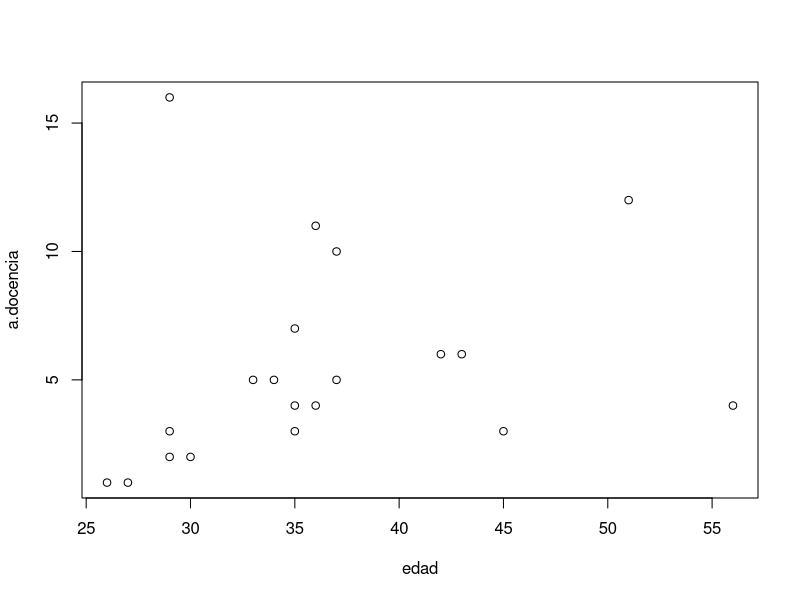
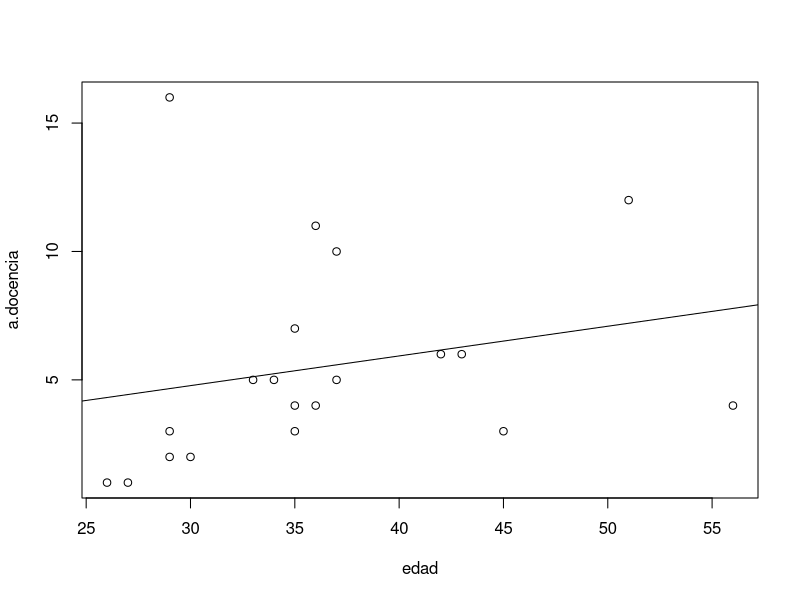
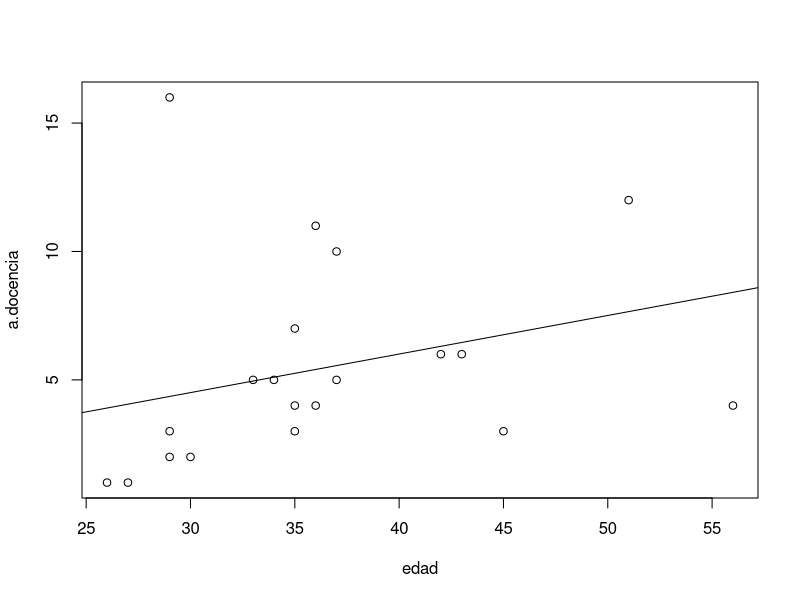
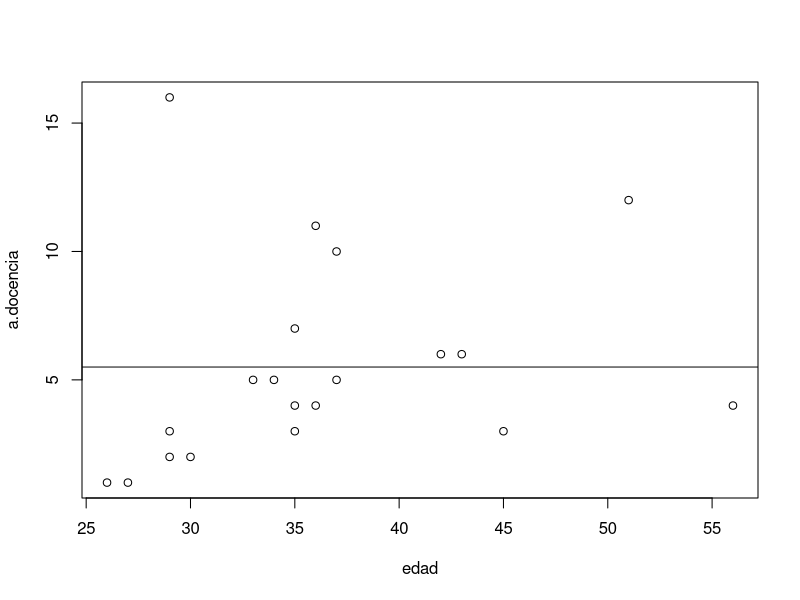
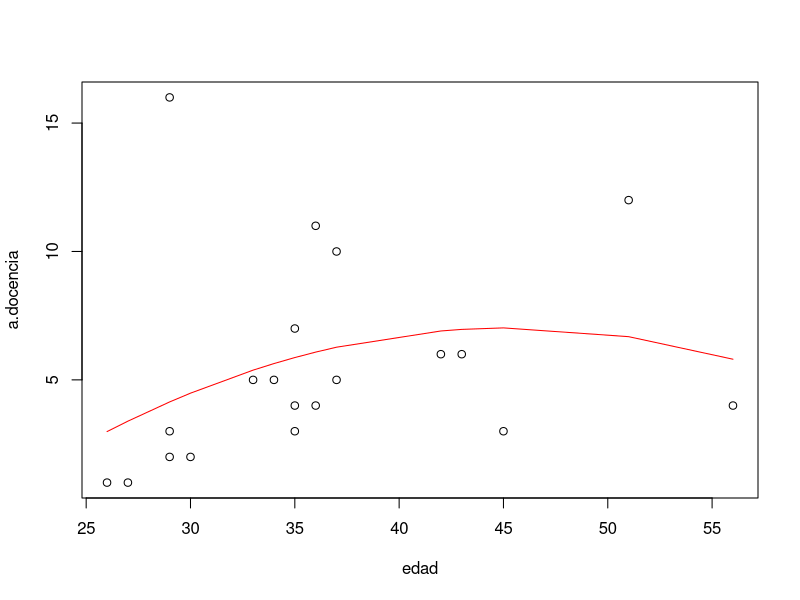
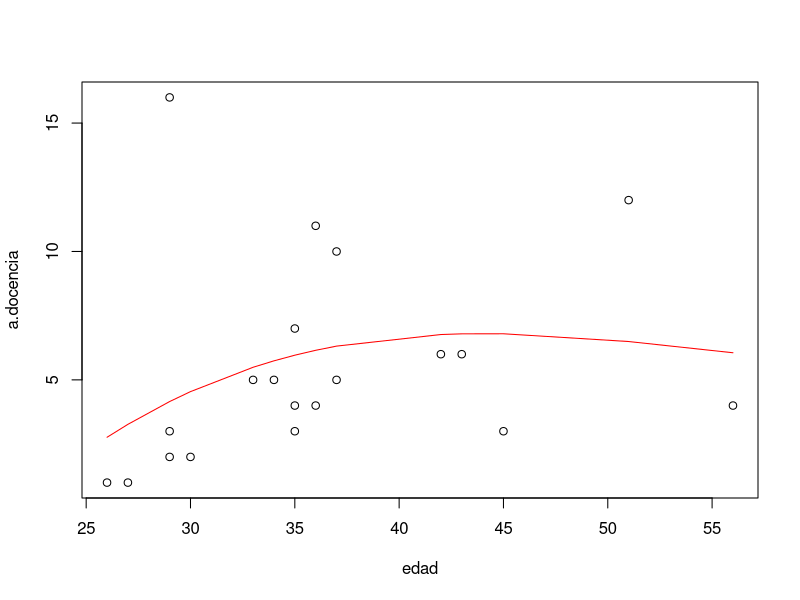
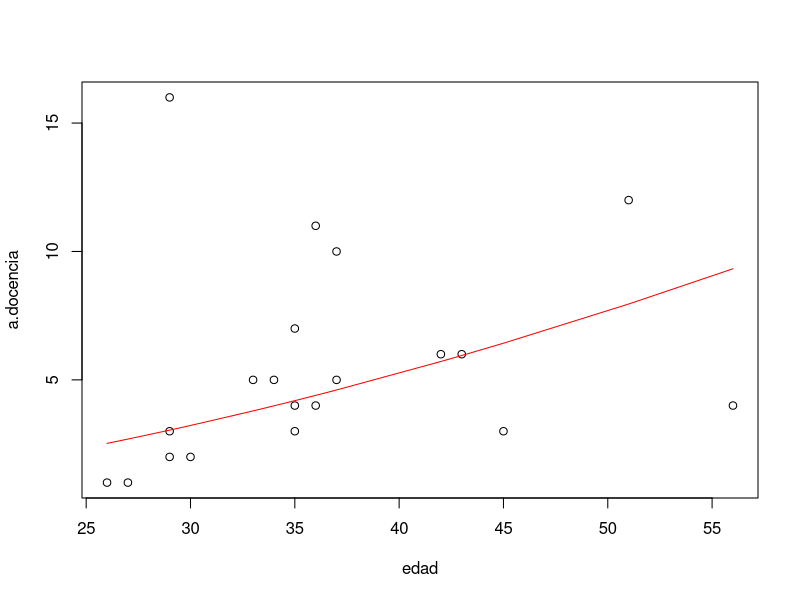
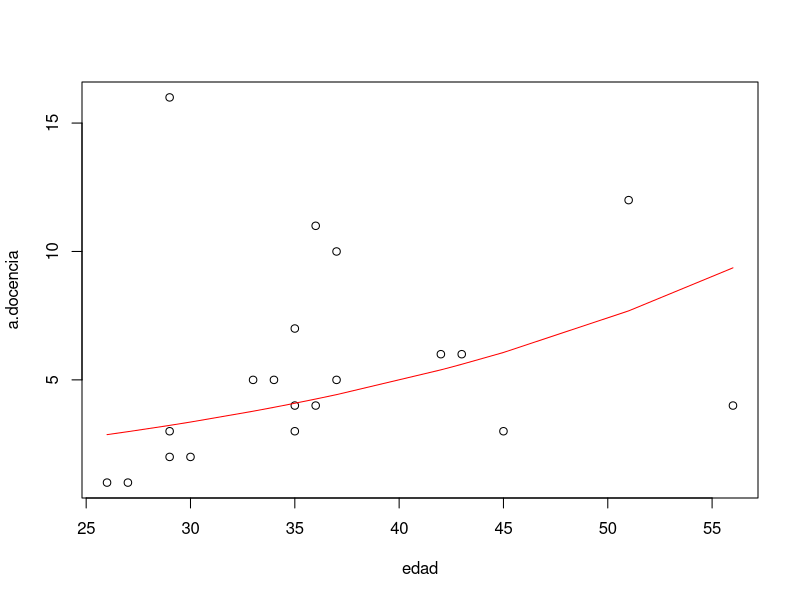

Generate these figures, in order, with R: (Note: this script raises an error after producing the figures.)
## ---- chunk 1
a.docencia <- c(3,1,1,2,5,6,12,7,3,10,6,11,4,4,16,4,5,3,5,2)
edad <- c(35,27,26,30,33,42,51,35,45,37,43,36,36,56,29,35,37,29,34,29)
plot(edad, a.docencia)
## ---- chunk 2
Y <- a.docencia
X <- edad
lm(Y~X) -> mod_reg
mod_reg
summary(mod_reg)
## ---- chunk 3
plot(edad,a.docencia)
abline(mod_reg)
cor(edad,a.docencia)^2

## ---- chunk 4
mod_reg$coefficients
mod_reg$coefficients[1]
mod_reg$coefficients[2]
## ---- chunk 5
mod_reg$residuals
## ---- chunk 6
mod_no_intercept <- lm(a.docencia~edad-1)
mod_no_intercept
summary(mod_no_intercept)
plot(edad,a.docencia)
abline(mod_no_intercept)
## ---- chunk 7
mod_constant <- lm(a.docencia~1)
mod_constant
summary(mod_constant)
sd(a.docencia) #desviación típica de años de docencia
mean(a.docencia) #media de años de docencia
plot(edad,a.docencia)
abline(mod_constant)
## ---- chunk 8
nuevosdatos <- data.frame(X=c(30,40,50))
predict.lm(mod_reg, newdata = nuevosdatos)
## ---- chunk 9
lm(a.docencia~edad+I(edad^2))->r2
r2
summary(r2)
## ---- chunk 10
plot(a.docencia~edad)
lines(sort(edad), fitted(r2)[order(edad)], col='red') 
nuevosdatos <- data.frame(edad=c(30,40,50))
predict.lm(r2,newdata = nuevosdatos)
## ---- chunk 11
lm(a.docencia~edad+I(edad^2)+I(edad^3))->r3
r3
summary(r3)
## ---- chunk 12
plot(a.docencia~edad)
lines(sort(edad), fitted(r3)[order(edad)], col='red') 
predict.lm(r3,newdata = nuevosdatos)
## ---- chunk 13
lm(log(a.docencia)~log(edad))->rpot
summary(rpot)
## ---- chunk 14
plot(a.docencia~edad)
lines(sort(edad), exp(fitted(rpot)[order(edad)]), col='red') 
exp(predict.lm(rpot,newdata = nuevosdatos))
## ---- chunk 15
lm(log(a.docencia)~edad)->rexp
summary(rexp)
plot(a.docencia~edad)
lines(sort(edad), exp(fitted(rexp)[order(edad)]), col='red') 
exp(predict.lm(rpot,newdata = nuevosdatos))
## ---- chunk 16
lm(a.docencia~log(edad))->rlog
summary(rlog)

plot(a.docencia~edad)
lines(sort(edad), fitted(rlog)[order(edad)], col='red') 
predict.lm(rlog,newdata = nuevosdatos)
## ---- chunk 17
lm(a.docencia~I(1/edad))->rhiper
summary(rhiper)

plot(a.docencia~edad)
lines(sort(edad), fitted(rhiper)[order(edad)], col='red') 
predict.lm(rhiper,newdata = nuevosdatos)
## ---- chunk 18
lm(I(1/a.docencia)~I(1/edad)) -> rdobleinver
summary(rdobleinver)

plot(a.docencia~edad)
lines(sort(edad), 1/fitted(rdobleinver)[order(edad)], col='red') 
predict.lm(rdobleinver,newdata = nuevosdatos)
## ---- chunk 19
set.seed(0)
x <- runif(100,1,50)
y <- 10+log(3*x)+rnorm(100,sd = 0.4)

dat <- data.frame(x=x,y=y)

write.csv(dat,file = "actreg.csv",row.names=FALSE)
## ---- chunk 20
read.csv("actreg.csv")
plot(y~x)

mod_log <- lm(y~log(x))
mod_log
summary(mod_log)
lines(sort(x), fitted(mod_log)[order(x)], col='red') 
